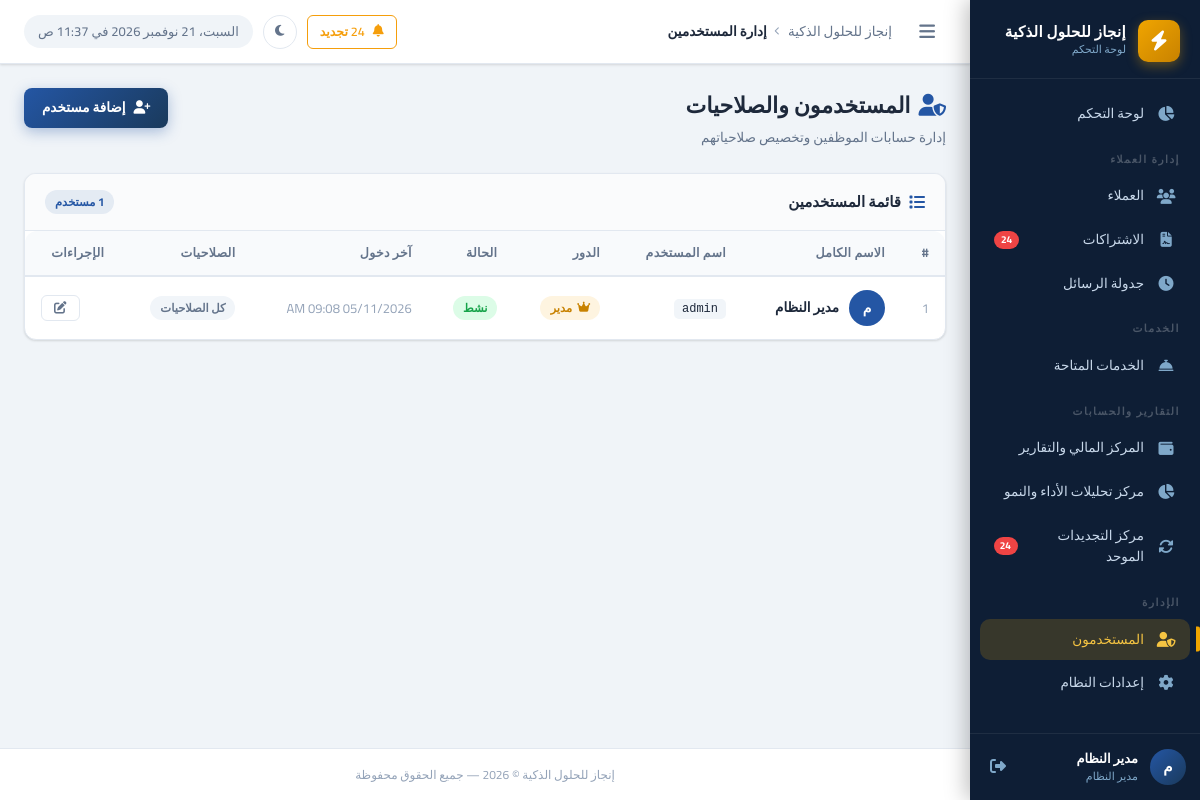
Page /users/index.php (signed in) on the earlier database version.
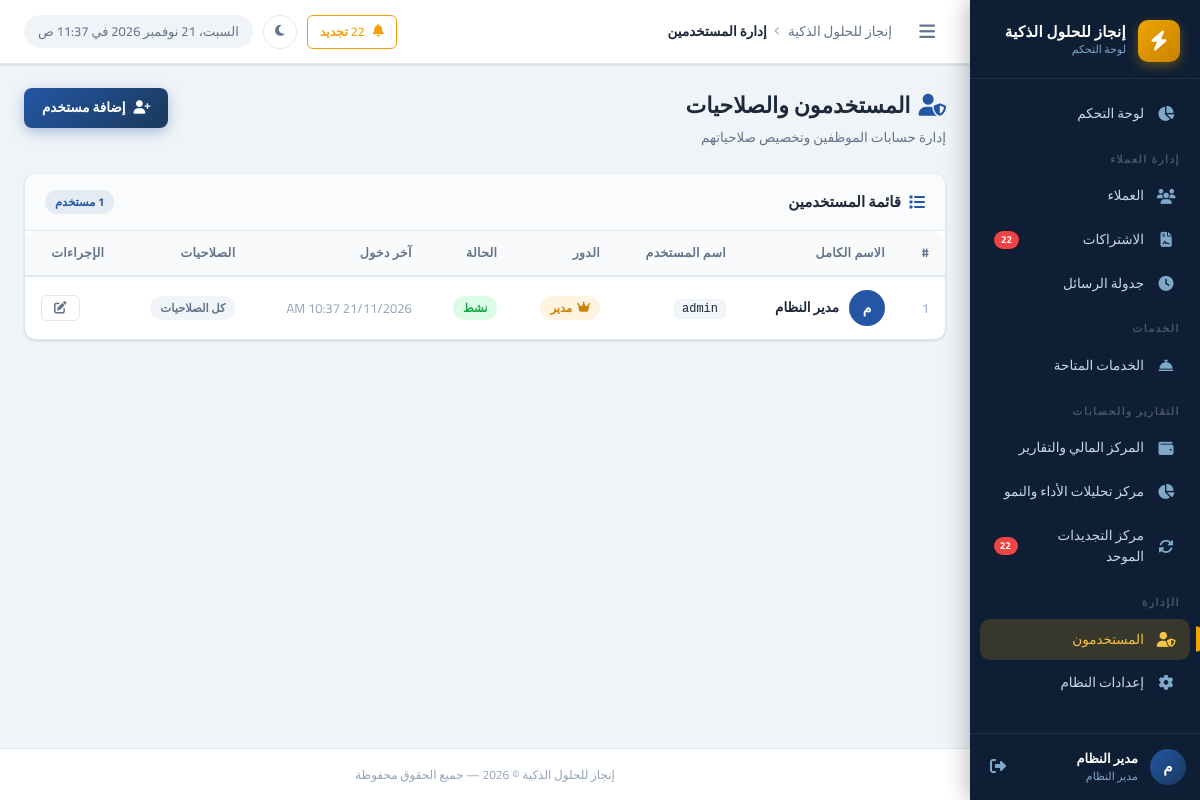
Same page on the later database version.
### tables this page shows
CREATE TABLE `users` (
  `id` int UNSIGNED NOT NULL,
  `username` varchar(100) NOT NULL,
  `password` varchar(255) NOT NULL,
  `full_name` varchar(200) NOT NULL,
  `role` enum('admin','employee') NOT NULL DEFAULT 'employee',
  `permissions` json DEFAULT NULL COMMENT 'صلاحيات مخصصة للموظف',
  `status` tinyint(1) NOT NULL DEFAULT '1' COMMENT '1=نشط, 0=موقوف',
  `last_login` datetime DEFAULT NULL,
  `created_at` datetime NOT NULL DEFAULT CURRENT_TIMESTAMP,
  `updated_at` datetime NOT NULL DEFAULT CURRENT_TIMESTAMP ON UPDATE CURRENT_TIMESTAMP
);

### includes/auth.php (called while the page is built, shortened)
<?php
function hasPermission(string $permission): bool {
    if (($_SESSION['user_role'] ?? '') === 'admin') return true;
    $permissions = $_SESSION['user_permissions'] ?? [];
    return in_array($permission, $permissions, true);
}

### includes/functions.php (called while the page is built, shortened)
<?php
function formatDateTime(string $datetime): string {
    return date('d/m/Y h:i A', strtotime($datetime));
}
function e(mixed $value): string {
    return htmlspecialchars((string)$value, ENT_QUOTES, 'UTF-8');
}

### users/index.php (the view, shortened to what the changed rows need)
<?php
$db    = getDB();
$users = $db->query("SELECT * FROM users ORDER BY role ASC, full_name ASC")->fetchAll();
$activePage = 'users';
$depth      = 1;
require_once INCLUDES_PATH . '/header.php';
?>
<div class="page-header">
  <div class="page-header-text">
    <h1 class="page-title"><i class="fas fa-user-shield" style="color:var(--primary-light);margin-left:8px;"></i>المستخدمون والصلاحيات</h1>
  </div>
</div>
<div class="card">
  <div class="table-wrapper">
    <table class="data-table">
      <thead>
        <tr>
          <th>#</th>
          <th>الاسم الكامل</th>
          <th>اسم المستخدم</th>
          <th>الدور</th>
          <th>الحالة</th>
          <th>آخر دخول</th>
          <th>الصلاحيات</th>
          <th>الإجراءات</th>
        </tr>
      </thead>
      <tbody>
        <?php if (empty($users)): ?>
        <tr><td colspan="8"><div class="empty-state"><div class="empty-icon"><i class="fas fa-users-slash"></i></div><p class="empty-title">لا يوجد مستخدمون</p></div></td></tr>
        <?php else: ?>
        <?php foreach ($users as $i => $user):
          $perms = json_decode($user['permissions'] ?? '[]', true) ?? [];
          $allPerms = ALL_PERMISSIONS;
        ?>
        <tr>
          <td class="text-muted"><?= $i + 1 ?></td>
          <td>
            <div style="display:flex;align-items:center;gap:10px;">
              <div style="width:36px;height:36px;border-radius:50%;background:var(--primary-light);
                          display:flex;align-items:center;justify-content:center;color:#fff;
                          font-weight:700;font-size:14px;flex-shrink:0;">
                <?= e(mb_substr($user['full_name'], 0, 1, 'UTF-8')) ?>
              </div>
              <strong><?= e($user['full_name']) ?></strong>
            </div>
          </td>
          <td><code style="background:#f1f5f9;padding:3px 8px;border-radius:5px;font-size:12px;"><?= e($user['username']) ?></code></td>
          <td>
            <?php if ($user['role'] === 'admin'): ?>
              <span class="badge badge-accent"><i class="fas fa-crown"></i> مدير</span>
            <?php else: ?>
              <span class="badge badge-primary"><i class="fas fa-user"></i> موظف</span>
            <?php endif; ?>
          </td>
          <td>
            <?php if ($user['status']): ?>
              <span class="badge badge-success">نشط</span>
            <?php else: ?>
              <span class="badge badge-danger">موقوف</span>
            <?php endif; ?>
          </td>
          <td class="text-muted"><?= $user['last_login'] ? formatDateTime($user['last_login']) : 'لم يدخل بعد' ?></td>
          <td>
            <?php if ($user['role'] === 'admin'): ?>
              <span class="badge badge-secondary">كل الصلاحيات</span>
            <?php else: ?>
              <span style="font-size:12.5px;color:var(--text-secondary);">
                <?= count($perms) ?> من <?= count($allPerms) ?>
              </span>
            <?php endif; ?>
          </td>
          <td>
            <div class="table-actions">
              <a href="edit.php?id=<?= $user['id'] ?>" class="btn btn-sm btn-outline" title="تعديل">
                <i class="fas fa-edit"></i>
              </a>
            </div>
          </td>
        </tr>
        <?php endforeach; ?>
        <?php endif; ?>
      </tbody>
    </table>
  </div>
</div>
<?php require_once INCLUDES_PATH . '/footer.php'; ?>

### includes/header.php (shortened to what the changed rows need)
<?php
$renewalCount = 0;
try {
    $db   = getDB();
    $days = (int)getSetting('renewal_warning_days', '60');
    $stmt = $db->prepare("
        SELECT COUNT(DISTINCT client_id) FROM client_subscriptions
        WHERE status = 'active'
          AND end_date BETWEEN CURDATE() AND DATE_ADD(CURDATE(), INTERVAL ? DAY)
    ");
    $stmt->execute([$days]);
    $renewalCount = (int)$stmt->fetchColumn();
} catch (Exception $e) {}
?>
<!DOCTYPE html>
<html lang="ar" dir="rtl">
<head>
  <link rel="stylesheet" href="https://cdnjs.cloudflare.com/ajax/libs/font-awesome/6.5.0/css/all.min.css">
  <link rel="stylesheet" href="<?= str_repeat('../', $depth ?? 0) ?>assets/css/style.css?v=1.4">
  <link rel="stylesheet" href="<?= str_repeat('../', $depth ?? 0) ?>assets/css/print.css" media="print">
  <link rel="stylesheet" href="https://cdn.jsdelivr.net/npm/flatpickr/dist/flatpickr.min.css">
</head>
<body>
<div class="layout">
  <aside class="sidebar" id="sidebar">
    <nav class="sidebar-nav" role="navigation" aria-label="القائمة الرئيسية">
      <?php if (hasPermission('view_clients')): ?>
      <ul>
        <?php if (hasPermission('view_subscriptions')): ?>
        <li class="nav-item">
          <a href="<?= str_repeat('../', $depth ?? 0) ?>subscriptions/index.php"
             class="nav-link <?= ($activePage ?? '') === 'subscriptions' ? 'active' : '' ?>"
             id="nav-subscriptions">
            <i class="fas fa-file-contract nav-icon"></i>
            <span>الاشتراكات</span>
            <?php if ($renewalCount > 0): ?>
            <span class="nav-badge"><?= $renewalCount ?></span>
            <?php endif; ?>
          </a>
        </li>
        <?php endif; ?>
      </ul>
      <?php endif; ?>
      <?php if (hasPermission('view_reports') || hasPermission('view_payments') || hasPermission('print_invoices')): ?>
      <ul>
        <?php if (hasPermission('view_reports')): ?>
        <li class="nav-item">
          <a href="<?= str_repeat('../', $depth ?? 0) ?>reports/renewals_hub.php"
             class="nav-link <?= in_array(($activePage ?? ''), ['renewals-hub', 'renewals']) ? 'active' : '' ?>"
             id="nav-renewals-hub">
            <i class="fas fa-sync-alt nav-icon"></i>
            <span>مركز التجديدات الموحد</span>
            <?php if ($renewalCount > 0): ?>
            <span class="nav-badge"><?= $renewalCount ?></span>
            <?php endif; ?>
          </a>
        </li>
        <?php endif; ?>
      </ul>
      <?php endif; ?>
    </nav>
  </aside>
  <div class="main-content">
    <header class="topbar">
      <div class="topbar-actions">
        <?php if ($renewalCount > 0): ?>
        <a href="<?= str_repeat('../', $depth ?? 0) ?>reports/renewals_hub.php"
           class="btn btn-sm btn-outline"
           style="color: var(--warning); border-color: var(--warning);">
          <i class="fas fa-bell"></i>
          <?= $renewalCount ?> تجديد
        </a>
        <?php endif; ?>
        <button id="darkModeToggle" class="btn btn-sm btn-outline" style="border-radius:50%; width:34px; height:34px; padding:0; display:flex; align-items:center; justify-content:center; color:var(--text-secondary); border-color:var(--border-color); cursor:pointer;" title="تبديل الوضع الليلي">
        </button>
        <div class="topbar-time" id="liveClock"></div>
      </div>
    </header>
    <main class="page-content">

Differences in the rows shown:
changed users "مدير النظام": last_login "05/11/2026 09:08 AM" → "21/11/2026 10:37 AM"
Other differences:
$renewalCount: "24" → "22"
